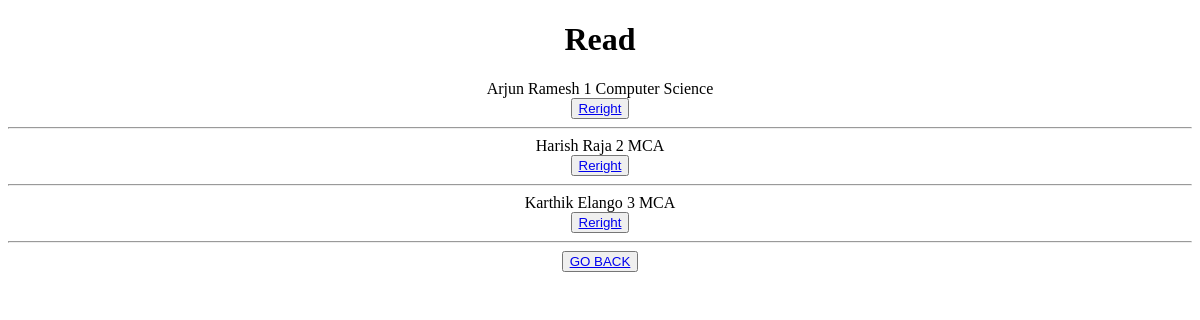
Page /read/ on the earlier database version.
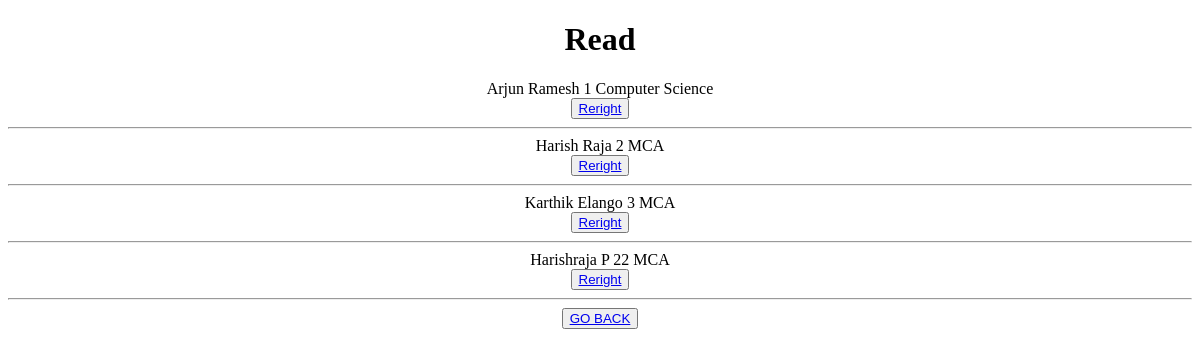
Same page on the later database version.
### portal/models.py (models this page shows, shortened)
class StudentModel(models.Model):
    name = models.CharField(max_length=100)
    rollno = models.IntegerField()
    cource = models.CharField(max_length=100)

### portal/views.py (the view)
# urls.py: path('read/',this_is_portal.read, name='read'),
def read(request):
    studetail = StudentModel.objects.all()
    context = {'studetail':studetail}
    return render(request, 'read.html',context)

### portal/templates/read.html
{% extends 'main.html' %}
{% block content %}
<h1>
    Read
</h1>
{% for i in studetail %}
    {{ i.name }}
    {{ i.rollno }}
    {{ i.cource }} <br>
    <button><a href="{% url 'update' i.id %}">Reright</a></button>
    <hr>
{% endfor %}
<button><a href="{% url 'home' %}">GO BACK</a></button>
{% endblock %}

### templates/main.html (shortened to what this page needs)
{% load static %}
<!DOCTYPE html>
<html lang="en">
<head>
    <link rel="stylesheet" href="{% static 'style.css' %}">
</head>
<body>
    <center>
        {% block content %}
        {% endblock %}
    </center>
</body>
</html>

Differences in the rows shown:
added StudentModel: name "Harishraja P", rollno "22", cource "MCA"
